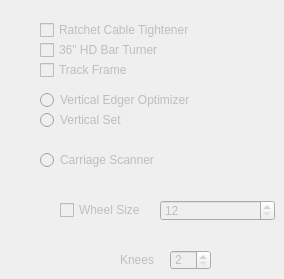
         <widget class="QWidget" name="tab_4">
          <property name="enabled">
           <bool>false</bool>
          </property>
          <attribute name="icon">
           <iconset>
            <normaloff>../../../Pictures/BAT.jpeg</normaloff>../../../Pictures/BAT.jpeg</iconset>
          </attribute>
          <attribute name="title">
           <string/>
          </attribute>
          <attribute name="toolTip">
           <string>This Tab is Currently Under Construction</string>
          </attribute>
          <widget class="QCheckBox" name="ratchetCableTightenerCheckBox">
           <property name="geometry">
            <rect>
             <x>40</x>
             <y>20</y>
             <width>211</width>
             <height>20</height>
            </rect>
           </property>
           <property name="text">
            <string>Ratchet Cable Tightener</string>
           </property>
          </widget>
          <widget class="QCheckBox" name="checkBox">
           <property name="geometry">
            <rect>
             <x>40</x>
             <y>40</y>
             <width>191</width>
             <height>20</height>
            </rect>
           </property>
           <property name="text">
            <string>36&quot; HD Bar Turner</string>
           </property>
          </widget>
          <widget class="QCheckBox" name="checkBox_2">
           <property name="geometry">
            <rect>
             <x>40</x>
             <y>60</y>
             <width>181</width>
             <height>20</height>
            </rect>
           </property>
           <property name="text">
            <string>Track Frame</string>
           </property>
          </widget>
          <widget class="QRadioButton" name="radioButton">
           <property name="geometry">
            <rect>
             <x>40</x>
             <y>90</y>
             <width>211</width>
             <height>20</height>
            </rect>
           </property>
           <property name="text">
            <string>Vertical Edger Optimizer</string>
           </property>
          </widget>
          <widget class="QRadioButton" name="radioButton_2">
           <property name="geometry">
            <rect>
             <x>40</x>
             <y>110</y>
             <width>141</width>
             <height>20</height>
            </rect>
           </property>
           <property name="text">
            <string>Vertical Set</string>
           </property>
          </widget>
          <widget class="QRadioButton" name="radioButton_3">
           <property name="geometry">
            <rect>
             <x>40</x>
             <y>150</y>
             <width>171</width>
             <height>20</height>
            </rect>
           </property>
           <property name="text">
            <string>Carriage Scanner</string>
           </property>
          </widget>
          <widget class="QCheckBox" name="wheelSizeCheckBox_2">
           <property name="geometry">
            <rect>
             <x>60</x>
             <y>200</y>
             <width>116</width>
             <height>20</height>
            </rect>
           </property>
           <property name="text">
            <string>Wheel Size</string>
           </property>
          </widget>
          <widget class="QSpinBox" name="wheelSizeSpinBox_2">
           <property name="geometry">
            <rect>
             <x>160</x>
             <y>200</y>
             <width>115</width>
             <height>21</height>
            </rect>
           </property>
           <property name="minimum">
            <number>12</number>
           </property>
           <property name="maximum">
            <number>14</number>
           </property>
           <property name="singleStep">
            <number>2</number>
           </property>
          </widget>
          <widget class="QLabel" name="label_20">
           <property name="geometry">
            <rect>
             <x>120</x>
             <y>250</y>
             <width>41</width>
             <height>20</height>
            </rect>
           </property>
           <property name="text">
            <string>Knees</string>
           </property>
          </widget>
          <widget class="QSpinBox" name="carriageKneesSpinBox_3">
           <property name="geometry">
            <rect>
             <x>170</x>
             <y>250</y>
             <width>41</width>
             <height>20</height>
            </rect>
           </property>
           <property name="minimum">
            <number>2</number>
           </property>
           <property name="maximum">
            <number>4</number>
           </property>
          </widget>
         </widget>
